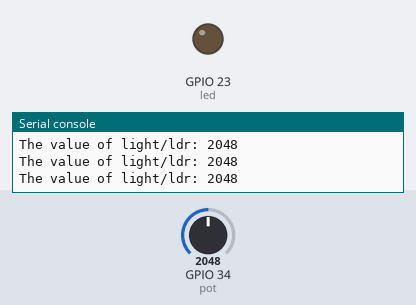
The program below on a simulated ESP32 board running MicroPython. Shown: output pins drawn as LEDs (lit = HIGH), the last lines printed to the serial console. The test bench sets the inputs (shaded band); at power-on: GPIO 34 (pot) = 2048 (analog values on the 0–4095 scale).

Above: at 1.2 s.
1.3 s: GPIO 34 (pot) set to 434
2.8 s: GPIO 34 (pot) set to 356
At 4.0 s:
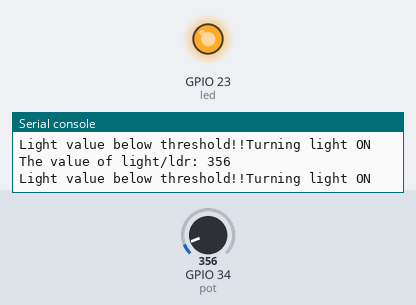
4.3 s: GPIO 34 (pot) set to 440
At 4.6 s:
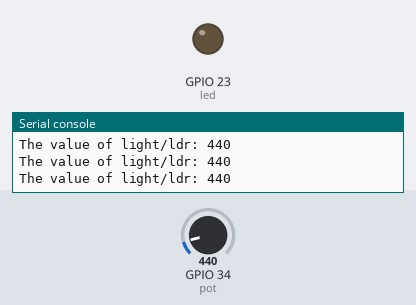
5.8 s: GPIO 34 (pot) set to 360
At 7.2 s:
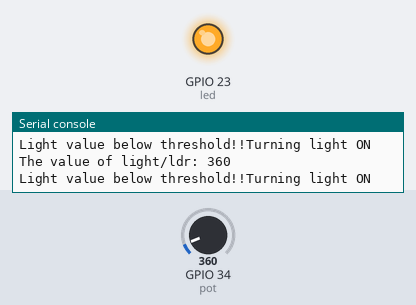
Timing chart, 0 to 8.3 s (numbered marks = the images above; inputs shaded):
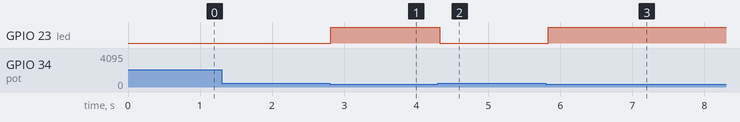

Measured:
- the behaviour switches between 400 and 399 on GPIO 34 (pot) (found by bisection; images 0 and 1)
- after the input at 2.8 s, GPIO 23 (led): LOW → HIGH at once
- after the input at 4.3 s, GPIO 23 (led): HIGH → LOW at once
- after the input at 5.8 s, GPIO 23 (led): LOW → HIGH at once

The program:

main.py
```python
# Micro-Python
# Control LED With LDR Sensor
# Md. Kamruzzaman Tipu
# IoT Engineer, BRACNet Limited.
# it.ktipu@gmail.com, +8801715497977 (Whats app)
# youtube link https://www.youtube.com/channel/UC_Y7VIu1nsfXuUhJGLTRaog/videos


from machine import Pin, ADC
from time import sleep
thresholdValue = 400 # Set the threshold value for led turn on


pot = ADC(Pin(34)) # Connect the LDR pin to D34 of ESP32
led = Pin(23, Pin.OUT) # Connect the LED pin to D22 of ESP32

pot.atten(ADC.ATTN_11DB) # Full range: 3.3v

while True:
    pot_value = pot.read()
    print("The value of light/ldr: {}".format(pot_value))

    if pot_value < thresholdValue:
        print("Light value below threshold!!Turning light ON")
        led.value(1)
    else:
        led.value(0)
    sleep(0.1)
```
